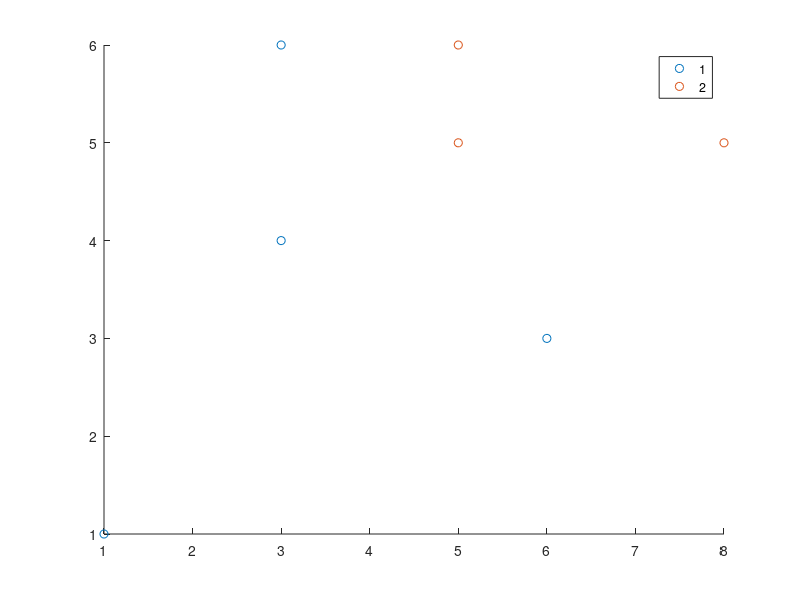

Source code (MATLAB): (Note: this script raises an error after producing the figure.)
%first some super simple data

Data = [1,1;
        3,4;
        3,6;
        6,3;
        8,5;
        5,5;
        5,6];
Labels = [1;1;1;1;2;2;2];

figure
gscatter(Data(:,1),Data(:,2),Labels)

[NN,SS] = size(Data);
cslist = unique(Labels);

dd = 2;
dtemp = Data(:,dd);
W = ones(NN,1) / NN;
[Thresh,Err,Dir,H_x] = WeakLearner(dtemp,W,Labels,cslist);

Err
Thresh
H_x

%% now some fancier shit
%test weak learner

nn = 20;
scale = 0.3;

d1 = randn(nn,2)*scale;
d2 = randn(nn,2)*scale + repmat([0,1],nn,1);
d3 = randn(nn,2)*scale + repmat([1,0],nn,1);
d4 = randn(nn,2)*scale + repmat([1,1],nn,1);

Data = [d1;d2;d3;d4];
class1 = 2;
class2 = 1;
Labels = [ones(nn,1)*class1; ones(nn,1)*class2; ones(nn,1)*class2; ones(nn,1)*class2];

figure
gscatter(Data(:,1),Data(:,2),Labels)

%% try it on weak

[NN,SS] = size(Data);
cslist = unique(Labels);

errs = [];
thresholds = [];
dirs = [];
%initialize weights
W = ones(NN,1) / NN;
for dd = 1:SS
    dtemp = Data(:,dd);
    [Thresh,Acc,Dir] = WeakLearner(dtemp,Labels,cslist);
    thresholds{dd} = Thresh;
    accs{dd} = Acc;
    dirs{dd} = Dir;
    
end

Bounds = DataBounds(Data);

figure 
gscatter(Data(:,1),Data(:,2),Labels)
hold on
dd = 1;
plot([thresholds{dd};thresholds{dd}],[Bounds(1,dd);Bounds(2,dd)],'r')
hold on
dd = 2;
plot([Bounds(1,dd);Bounds(2,dd)],[thresholds{dd};thresholds{dd}],'b')
hold off

%% Try classifying

storeWeight = [];
for tt = 1:NN
    dtemp = Data(tt,:);
    for dd = 1:SS
        isbelow = dtemp(:,dd) < thresholds{dd};
        classest(dd) = dirs{dd}(isbelow + 1);
        weights(dd) = accs{dd};
    end
    storeWeight(tt,:) = sum(classest.*weights) / sum(weights);
    LabelsEst(tt,:) = round(sum(classest.*weights) / sum(weights) );
    
end

errall = mean(LabelsEst ~= Labels)
    
figure 
gscatter(Data(:,1),Data(:,2),LabelsEst)
    
figure 
scatter(Data(:,1),Data(:,2),10,storeWeight)
colorbar
colormap cool
    
